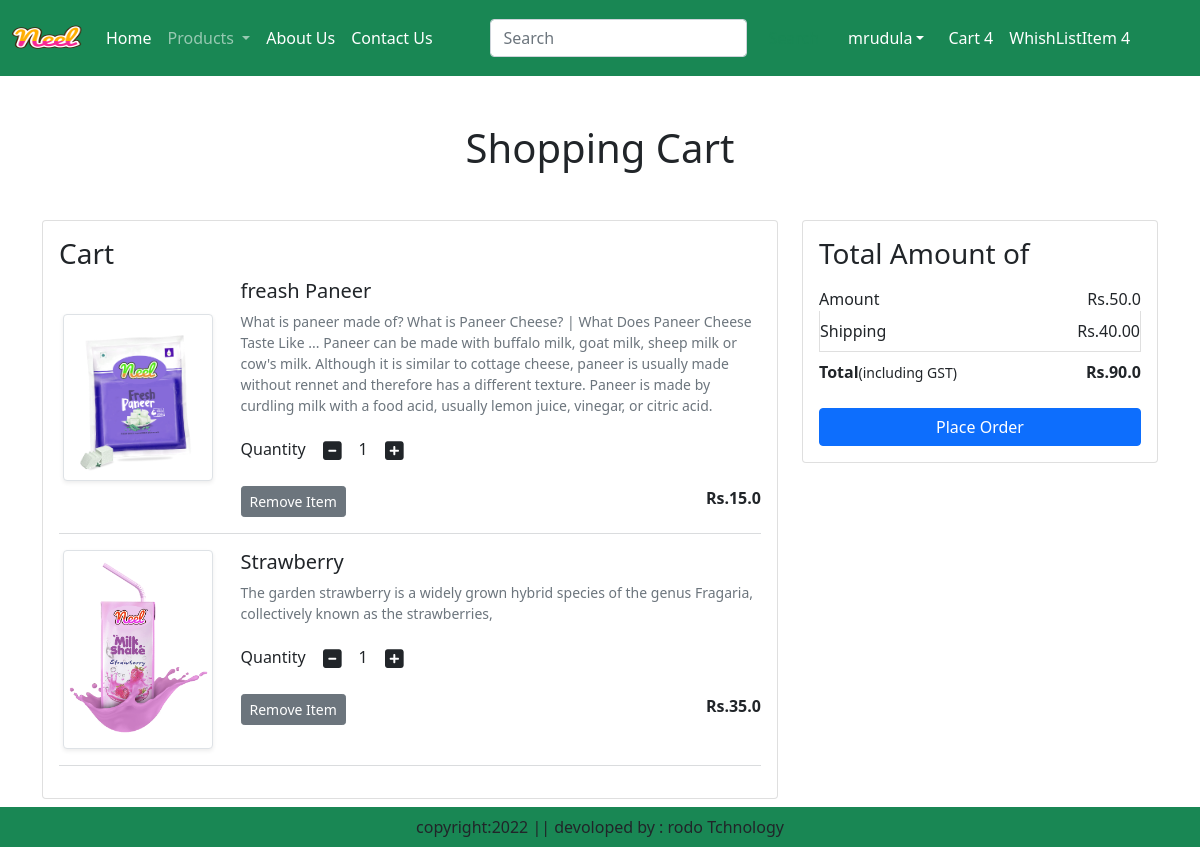
The page /cart/ (signed in) on the database as committed earlier.
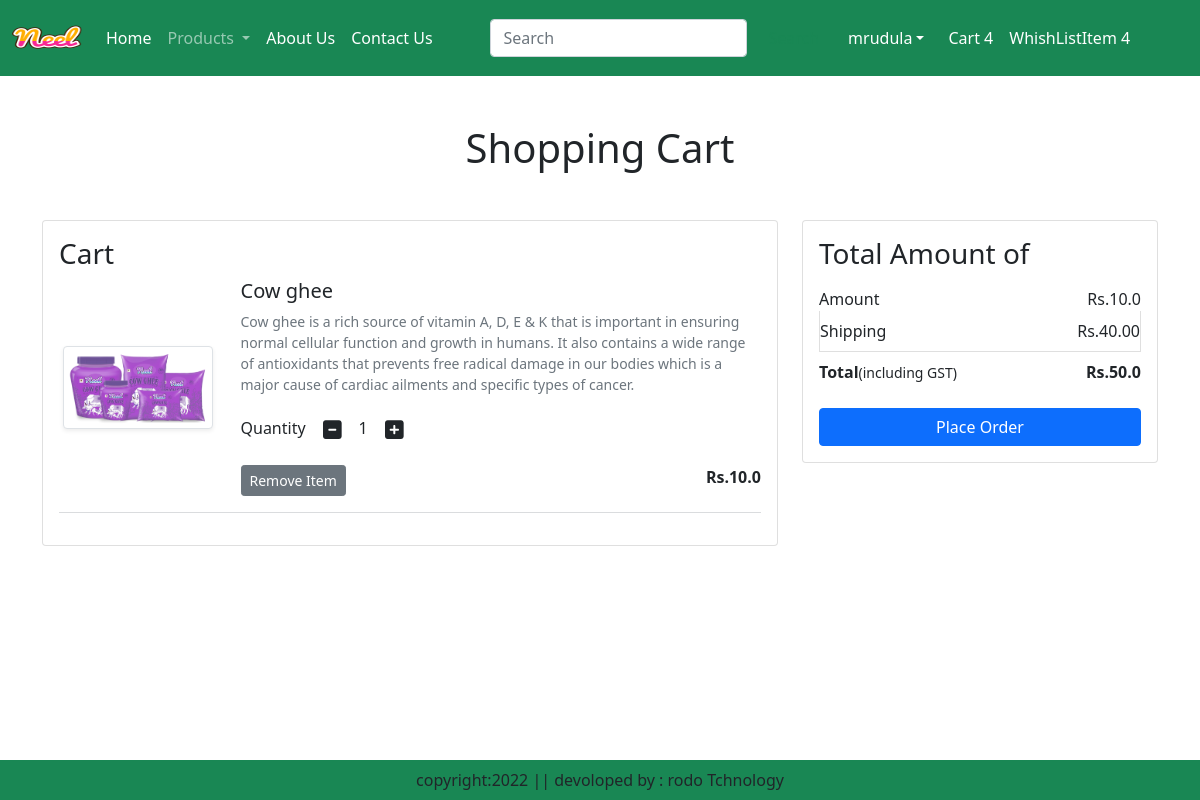
The same page on the database as committed later.
### eapp/models.py (models this page shows, shortened)
class Cart(models.Model):
    user=models.ForeignKey(User,on_delete=models.CASCADE)
    product=models.ForeignKey(Product,on_delete=models.CASCADE)
    quantity=models.PositiveIntegerField(default=1)

class Product(models.Model):
    title=models.CharField(max_length=100)
    selling_price=models.FloatField()
    discounted_price=models.FloatField()
    description=models.TextField()
    composition=models.TextField(default='')
    prodapp=models.TextField(default='')
    category=models.CharField(choices=CATEGORY_CHOICES,max_length=2)
    product_image=models.ImageField(upload_to='product')

### eapp/views.py (the view)
# urls.py: path('cart/',views.show_cart,name='showcart'),
def show_cart(request):
    user=request.user
    cart=Cart.objects.filter(user=user)
    amount=0
    for p in cart:
        value=p.quantity * p.product.discounted_price
        amount=amount+value
    totalamount=amount+40
    return render(request,'addtocart.html',locals())

### eapp/templates/addtocart.html (shortened to what this page needs)
{% extends 'base.html' %}
{% load static%}
{% block main-content %}
<div class="container my-5">
    <div class="row">
        {% if cart %}
        <h1 class="text-center mb-5">Shopping Cart</h1>
        <div class="col-sm-8">
            <div class="card">
                <div class="card-body">
                    <h3>Cart</h3>
                    {% for item in cart %}
                    <div class="row">
                        <div class="col-sm-3 text-center align-self-center"><img
                                src="{{item.product.product_image.url}}" alt="" srcset=""
                                class="img-fluid img-thumbnail shadow-sm" height="150" width="150">
                        </div>
                        <div class="col-sm-9">
                            <div>
                                <h5>{{item.product.title}}</h5>
                                <p class="mb-2 text-muted small">{{item.product.description}}</p>
                                <div class="my-3">
                                    <label for="quantity">Quantity</label>
                                    <a class="minus-cart btn" pid={{item.product.id}}><i
                                            class="fas fa-minus-square fa-lg"></i></a>
                                    <span id="quantity">{{item.quantity}}</span>
                                    <a class="plus-cart btn" pid={{item.product.id}}><i
                                            class="fas fa-plus-square fa-lg"></i></a>
                                </div>
                                <div class="d-flex justify-content-between">
                                    <a href="#" class="remove-cart btn btn-sm btn-secondary mr-3"
                                        pid="{{item.product.id}}">Remove Item</a>
                                    <p class="mb-0"><span><strong>Rs.{{item.product.discounted_price}}</strong></span>
                                    </p>
                                </div>
                            </div>
                        </div>
                    </div>
                    <hr class="text-muted">
                    {% endfor %}
                </div>
            </div>
        </div>
        <div class="col-sm-4">
            <div class="card">
                <div class="card-body">
                    <h3>Total Amount of</h3>
                    <ul class="list-group">
                        <li
                            class="list-group-item d-flex justify-content-between align-items-center border-0 px-0 pb-0">
                            Amount <span id="amount">Rs.{{amount}}</span></li>
                        <li class="list-group-item d-flex justify-content-between align-items-center  px-0">Shipping
                            <span>Rs.40.00</span></li>
                        <li
                            class="list-group-item d-flex justify-content-between align-items-center border-0 px-0 mb-3">
                            <div>
                                <strong>Total</strong><small>(including GST)</small>
                            </div>
                            <span id="totalamount"><strong>Rs.{{totalamount}}</strong></span>
                        </li>
                    </ul>
                    <div class="d-grid"><a href="{% url 'checkout' %}" class="btn btn-primary">Place Order</a></div>
                </div>
            </div>
        </div>
        {% else %}
        <h1 class="text-center mb-5">Cart is Empty</h1>
        {% endif %}
    </div>
</div>
{% endblock main-content %}

Rows that differ between the two databases and show on the page:
removed Cart: product.product_image (picture), product "freash Paneer", product.description "What is paneer made of? What is Paneer Cheese? | What Does Paneer Cheese Taste Like ... Paneer can be made with buffalo milk, goat milk, sheep milk or cow's milk. Although it is similar to cottage cheese, paneer is usually made without rennet and therefore has a different texture. Paneer is made by curdling milk with a food acid, usually lemon juice, vinegar, or citric acid.", quantity "1", product.discounted_price "15.0"
removed Cart: product.product_image (picture), product "Strawberry", product.description "The garden strawberry is a widely grown hybrid species of the genus Fragaria, collectively known as the strawberries,", quantity "1", product.discounted_price "35.0"
added Cart: product.product_image (picture), product "Cow ghee", product.description "Cow ghee is a rich source of vitamin A, D, E & K that is important in ensuring normal cellular function and growth in humans. It also contains a wide range of antioxidants that prevents free radical damage in our bodies which is a major cause of cardiac ailments and specific types of cancer.", quantity "1", product.discounted_price "10.0"
Other text that changed with them:
{{ amount }}: "50.0" → "10.0"
{{ totalamount }}: "90.0" → "50.0"
